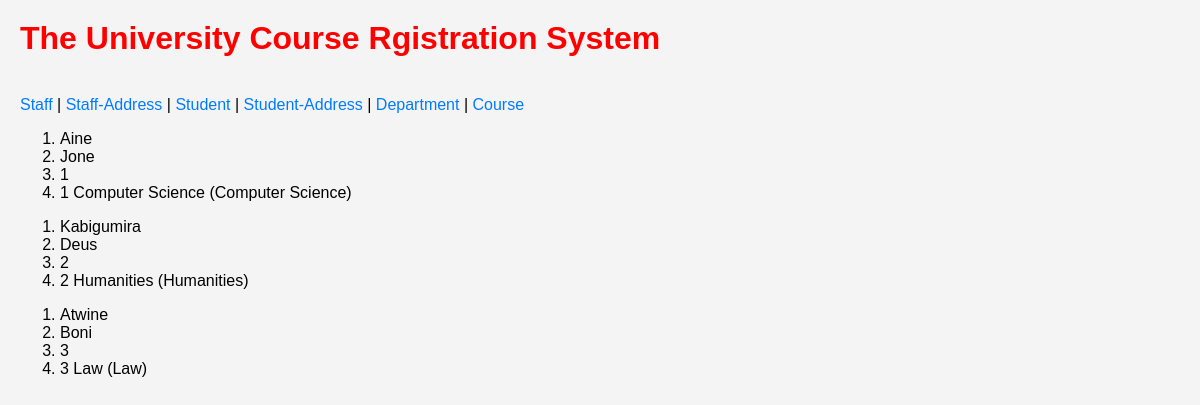
The page / on the database its author committed.
### Class_app/models.py (models this page shows, shortened)
class Staff (models.Model):
    First_name = models.CharField(max_length=100)
    Last_name = models.CharField(max_length=100)
    Staff_id = models.IntegerField(primary_key=True,unique=True)
    Department = models.ForeignKey(Department, on_delete=models.SET_NULL, null=True)

class Department(models.Model):
    department_id = models.CharField(primary_key=True, max_length=100)
    department_name = models.CharField(max_length=100)
    head_of_department = models.CharField(max_length=100)
    def __str__(self):
        return f"{self.department_id} {self.department_name} ({self.department_name})"

### Class_app/views.py (the view)
# urls.py: path('', StaffList.as_view(), name='staff'),
class StaffList(ListView):
    model = Staff
    template_name = "staff.html"

### Templates/staff.html
{% extends 'base.html' %}
{% block content %}
{% for staff in staff_list %}
<ol>
    <li>{{ staff.First_name}}</li>
    <li>{{ staff.Last_name}}</li>
    <li>{{ staff.Staff_id}}</li>
    <li>{{ staff.Department}}</li>
</ol>
{% endfor %}
{% endblock content %}

### Templates/base.html (shortened to what this page needs)
<html>
    <head>
    </head>
    <body>
<h1>The University Course Rgistration System</h1><br>
<a href="{% url 'staff' %}">Staff</a> |
<a href="{% url 'address_staff' %}">Staff-Address</a> |
<a href="{% url 'student' %}">Student</a> |
<a href="{% url 'address_student' %}">Student-Address</a> |
<a href="{% url 'department' %}">Department</a> |
<a href="{% url 'course' %}">Course</a>
{% block content %}
{% endblock content %}
    </body>
</html>

### Templates/base.html (style rules this page uses)
body { font-family: Arial, sans-serif; background-color: #f4f4f4; margin: 0; padding: 20px; }
h1 { color:red; }
a { text-decoration: none; color: #007bff; }

### rows shown on the page
Staff: First_name "Aine", Last_name "Jone", Staff_id "1", Department "1 Computer Science (Computer Science)"
Staff: First_name "Kabigumira", Last_name "Deus", Staff_id "2", Department "2 Humanities (Humanities)"
Staff: First_name "Atwine", Last_name "Boni", Staff_id "3", Department "3 Law (Law)"
